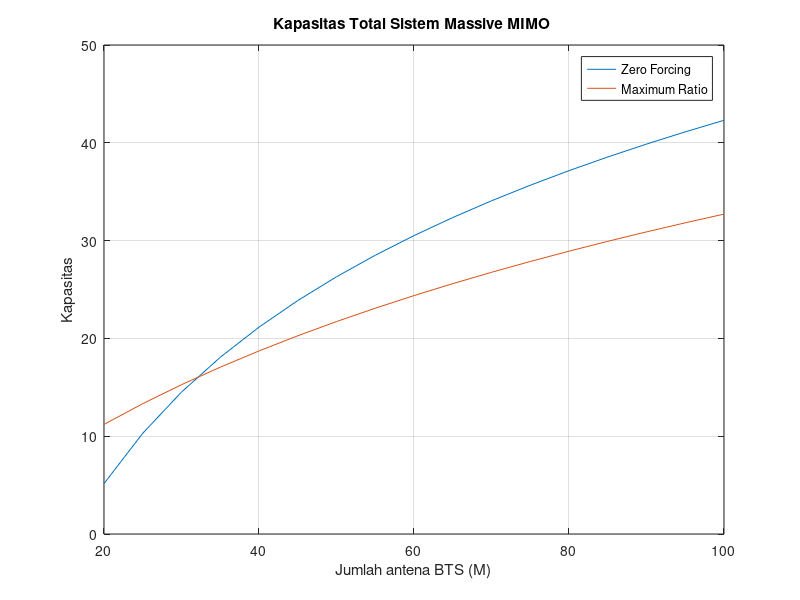
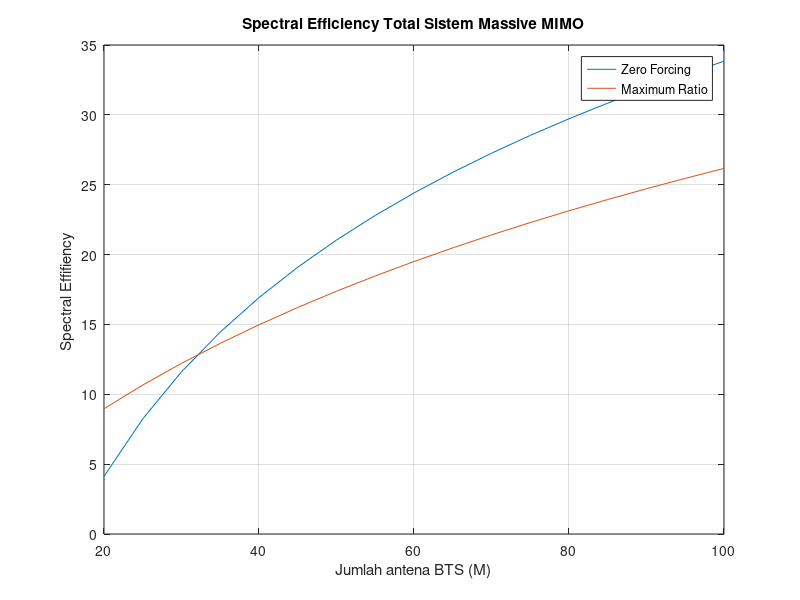
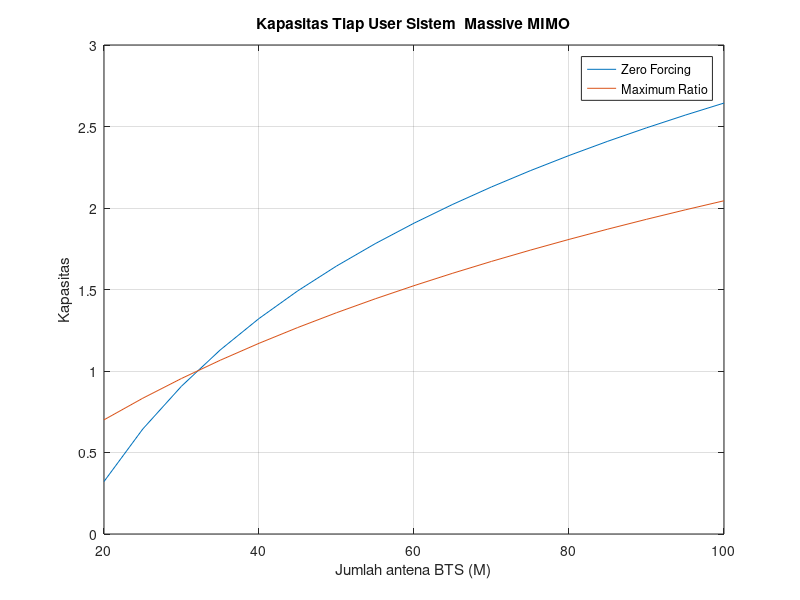
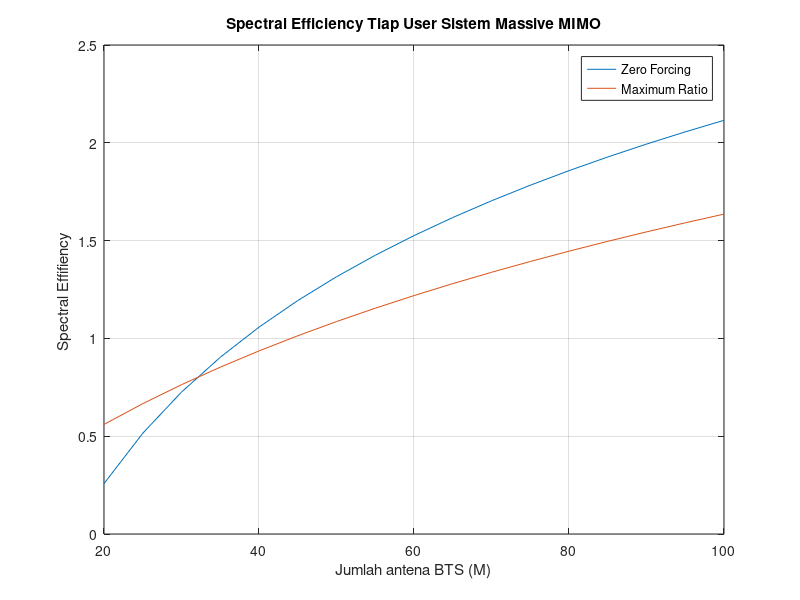

Source code (MATLAB) for these figures, in order:
clc;
clear all;

K = 16;
M = [20:5:100];
SNR_DL = 1; %0dB
Beta = 1;
power = 1/K;
f = 30*10^9;
Bc = 20*10^6;
v = 142;
c = 3*10^8;

lambda = c/f;
Tc = lambda/(2*v);
tau_c = Bc*Tc;
tau_p = 0.2*tau_c; %asumsi pilot 20% 

%Zero Forcing;
for i = 1:length(M);
    C(i) = 16*(log(1+(M(i)-K)*SNR_DL*Beta*power))/log(2); %Zero forcing capacityZero forcing capacity
    Spectral(i) = (1-(tau_p/tau_c))*C(i);
end
%Maximum Ratio
for i = 1:length(M);
    CM(i) = 16*(log(1+(M(i)*SNR_DL*Beta*power)/(1+SNR_DL*Beta*16*power))/log(2));
    SpectralM(i) = (1-(tau_p/tau_c))*CM(i);
end
%zero forcing
figure(1)
plot(M,C) 
hold on
plot(M,CM)
title('Kapasitas Total Sistem Massive MIMO ');
xlabel('Jumlah antena BTS (M)');
ylabel('Kapasitas');
legend('Zero Forcing','Maximum Ratio');
grid on;
%Maximum Ratio
figure(2)
plot(M,Spectral)%zero forcing spectral efficiency
hold on;
plot(M,SpectralM);
title('Spectral Efficiency Total Sistem Massive MIMO');
xlabel('Jumlah antena BTS (M)');
ylabel('Spectral Effifiency ');
legend('Zero Forcing','Maximum Ratio');
grid on;
figure(3)
plot(M,C/16); 
hold on
plot(M,CM/16);
title('Kapasitas Tiap User Sistem  Massive MIMO');
xlabel('Jumlah antena BTS (M)');
ylabel('Kapasitas');
legend('Zero Forcing','Maximum Ratio');
grid on;
figure(4)
plot(M,Spectral/16)%zero forcing spectral efficiency
hold on;
plot(M,SpectralM/16);
title('Spectral Efficiency Tiap User Sistem Massive MIMO');
xlabel('Jumlah antena BTS (M)');
ylabel('Spectral Effifiency ');
legend('Zero Forcing','Maximum Ratio');
grid on;







